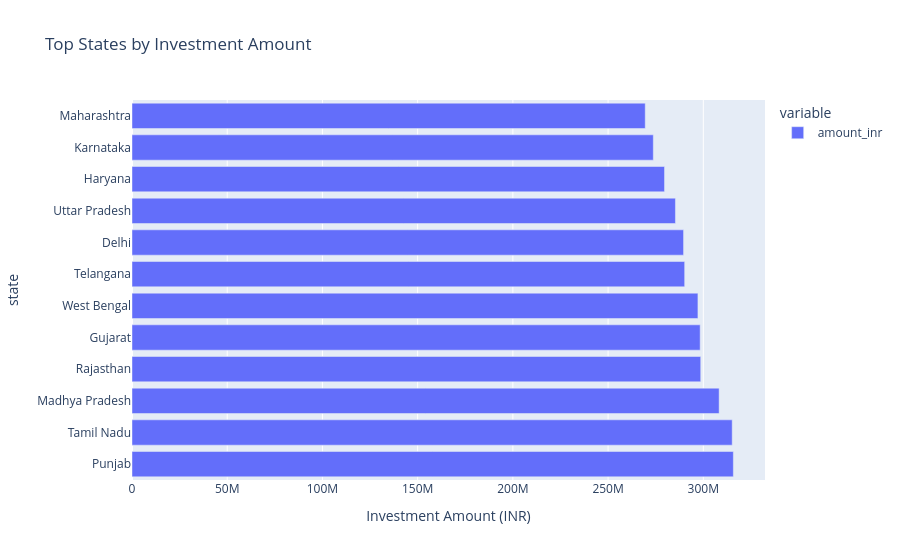

The notebook cell saved with this chart:
### Code cell
# Creating horizontal bar chart
fig = px.bar(
    state_amount,
    orientation='h',
    title='Top States by Investment Amount',
    labels={
        'value': 'Investment Amount (INR)',
        'index': 'State'
    }
)

fig.show()

### Figure 1 — Plotly figure (JSON) as saved in the notebook; plotly's stock layout.template omitted (floating-point values rounded to 4 significant figures)
{"data": [{"hovertemplate": "variable=amount_inr<br>Investment Amount (INR)=%{x}<br>state=%{y}<extra></extra>", "legendgroup": "amount_inr", "marker": {"color": "#636efa", "pattern": {"shape": ""}}, "name": "amount_inr", "orientation": "h", "showlegend": true, "textposition": "auto", "type": "bar", "x": [315780459, 315177237, 308312493, 298645822, 298358940, 297182514, 290219284, 289633404, 285368873, 279634354, 273753570, 269513480], "xaxis": "x", "y": ["Punjab", "Tamil Nadu", "Madhya Pradesh", "Rajasthan", "Gujarat", "West Bengal", "Telangana", "Delhi", "Uttar Pradesh", "Haryana", "Karnataka", "Maharashtra"], "yaxis": "y"}], "layout": {"barmode": "relative", "legend": {"title": {"text": "variable"}, "tracegroupgap": 0}, "title": {"text": "Top States by Investment Amount"}, "xaxis": {"anchor": "y", "domain": [0, 1], "title": {"text": "Investment Amount (INR)"}}, "yaxis": {"anchor": "x", "domain": [0, 1], "title": {"text": "state"}}}}
